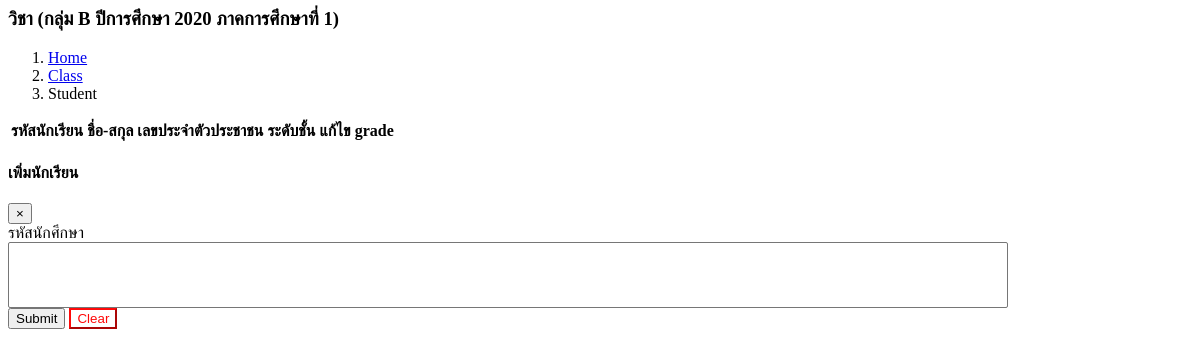
The page /study/student-list-grade.php?class_id=2 on the database its author committed.
### tables this page shows
CREATE TABLE `class` (
  `class_id` int(20) NOT NULL,
  `year` int(11) DEFAULT NULL,
  `term` int(11) DEFAULT NULL,
  `grade` int(11) DEFAULT NULL,
  `class_name` varchar(50) DEFAULT NULL
);

### service/connections/connect.php (called while the page is built, shortened)
<?php
$servername = "localhost";
$username = "root";
$password = "";
$dbname="student_manage";
$conn = mysqli_connect($servername, $username, $password, $dbname);
mysqli_query($conn,"SET character_set_results=utf8");
mysqli_query($conn,"SET character_set_client='utf8'");
mysqli_query($conn,"SET character_set_connection='utf8'");
mysqli_query($conn,"collation_connection = utf8_unicode_ci");
mysqli_query($conn,"collation_database = utf8_unicode_ci");
mysqli_query($conn,"collation_server = utf8_unicode_ci");
function getOfDB($sql){
    global $conn;
    $result = mysqli_query($conn, $sql);
    for($rows = array(); $row = mysqli_fetch_assoc($result); $rows[] = $row);
    return ($rows );
}
?>

### study/student-list-grade.php (the view, shortened to what this page needs)
<?php
    include('../service/connections/connect.php');
    $class_id=$_GET['class_id'];
    $sql="select * from class where class_id='$class_id'";
    $class=getOfDB($sql);
    if(count($class)>0){
      $class=$class[0];
    }
?>
 <section class="content-header">
    <div class="container-fluid">
      <div class="row mb-2">
        <div class="col-sm-6">
          <h3>วิชา <?=$_GET['sub_name']?> (กลุ่ม <?=$class['class_name']?> ปีการศึกษา <?=$class['year']?> ภาคการศึกษาที่ <?=$class['term']?>)</h3>
        </div>
        <div class="col-sm-6">
          <ol class="breadcrumb float-sm-right">
            <li class="breadcrumb-item"><a href="#">Home</a></li>
            <li class="breadcrumb-item"><a href="#">Class</a></li>
            <li class="breadcrumb-item active">Student</li>
          </ol>
        </div>
      </div>
    </div>
  </section>
  <section class="content">
    <div class="row">
      <div class="col-12">
        <div class="card">
          <div class="card-body">
            <table id="student-table" class="table table-bordered table-hover">
              <thead>
              <tr>
                <th>รหัสนักเรียน</th>
                <th>ชื่อ-สกุล</th>
                <th>เลขประจำตัวประชาชน</th>
                <th>ระดับชั้น </th>
                <th>แก้ไข grade</th>
              </tr>
              </thead>
            </table>
          </div>
        </div>
      </div>
    </div>
  </section>
     <div class="modal fade" id="modal-default">
      <div class="modal-dialog">
        <div class="modal-content">
          <div class="modal-header">
            <h4 class="modal-title">เพิ่มนักเรียน </h4>
            <button type="button" class="close" data-dismiss="modal" aria-label="Close">
              <span aria-hidden="true">&times;</span>
            </button>
          </div>
          <div class="modal-body">
              <div class="row">
                   <div class="col-12">
                      <div class="form-group" id="student-form">
                        <label>รหัสนักศึกษา </label>
                        <select  multiple="multiple" class="form-control duallistbox" style="width: 100%;" id="student_id" name="student_id">
                        </select>
                      </div>
                    </div>
              </div>
              <div class="my-footer">
              <button type="submit" id="submit" class="btn btn-primary">Submit</button>
              <button type="reset" class="btn btn-primary" id="btn-clear"
                style="border-color: #ff0909; background-color: white; color: #ff0909; ">Clear</button>
            </div>
          </div>
        </div>
      </div>
    </div>

### study/student-list-grade.php (style rules this page uses)
.modal-dialog { max-width: 1000px; }

### rows shown on the page
class: class_name "B", year "2020", term "1"
